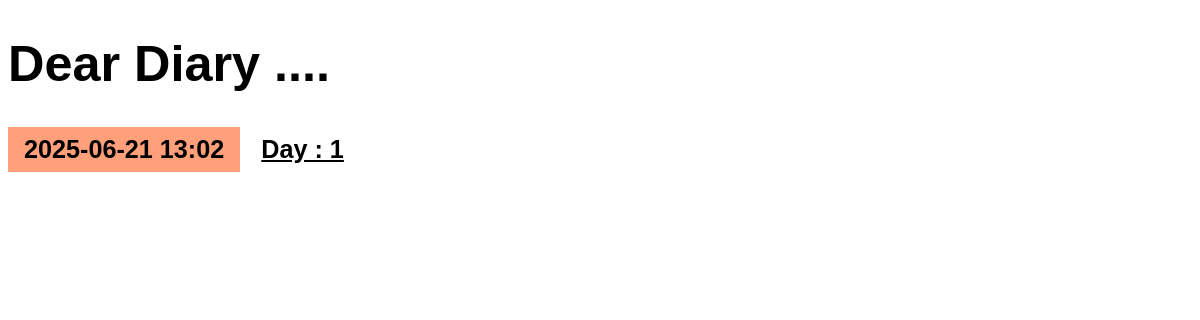
Before: / with the older database file.
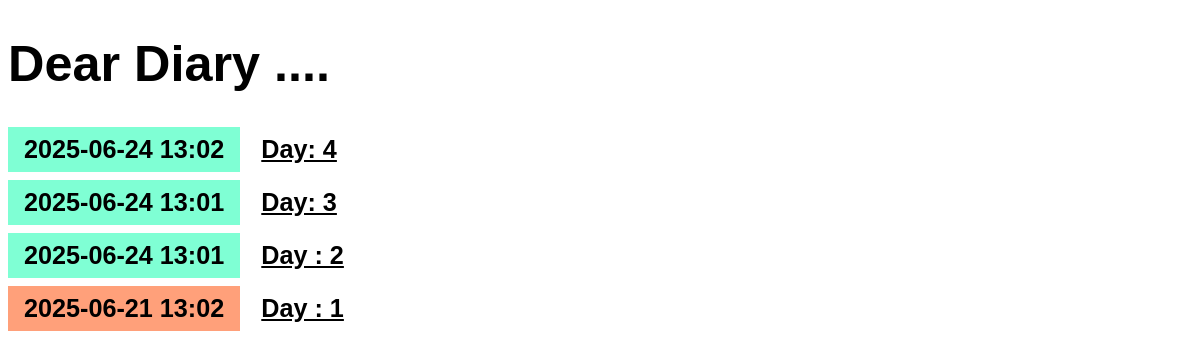
After: the same page with the newer database file.
### entries/models.py (models this page shows, shortened)
class Entry(models.Model):
    title = models.CharField(max_length=200)
    content = models.TextField()
    date_created = models.DateTimeField(default=timezone.now)
    class Meta:
        verbose_name_plural = "Entries"

### entries/views.py (the view)
# urls.py: path("", views.EntryListView.as_view(), name="entry-list"),
class EntryListView(ListView):
    model = Entry
    queryset = Entry.objects.all().order_by('-date_created')

### entries/templates/entries/entry_list.html
{% extends "entries/base.html" %}
{% block content %}
    {% for entry in entry_list %}
        <article>
            <h2 class="{{ entry.date_created|date:'l' }}">
                {{entry.date_created|date:'Y-m-d H:i' }}
            </h2>
            <h3>
                <a href="{% url 'entry-detail' entry.id %}">
                    {{ entry.title }}
                </a>
            </h3>
        </article>
    {% endfor %}
{% endblock content %}

### entries/templates/entries/base.html (shortened to what this page needs)
{% load static %}
<!DOCTYPE html>
<html lang="en">
    <head>
        <link rel="stylesheet" href="{% static 'css/diary.css' %}">
    </head>
    <body>
        <h1><a href="/">Dear Diary ....</a></h1>
        {% block content %}{% endblock content %}
    </body>
</html>

### entries/static/css/diary.css (style rules this page uses)
* { box-sizing: border-box; }
body { font-family: sans-serif; font-size: 18px; }
a { color: inherit; }
h1 { font-size: 2.8em; }
h1 a { text-decoration: none; }
h2, h3 { font-size: 1.4em; margin: 0; display: inline-block; padding: 0.5rem 1rem; vertical-align: top; }
h2 { background-color: aquamarine; }
article { margin-bottom: 0.5rem; }
.Saturday, .Sunday { background-color: lightsalmon; }

Changed rows visible on the page:
added Entry: date_created "2025-06-24 13:02", title "Day: 4"
added Entry: date_created "2025-06-24 13:01", title "Day: 3"
added Entry: date_created "2025-06-24 13:01", title "Day : 2"
